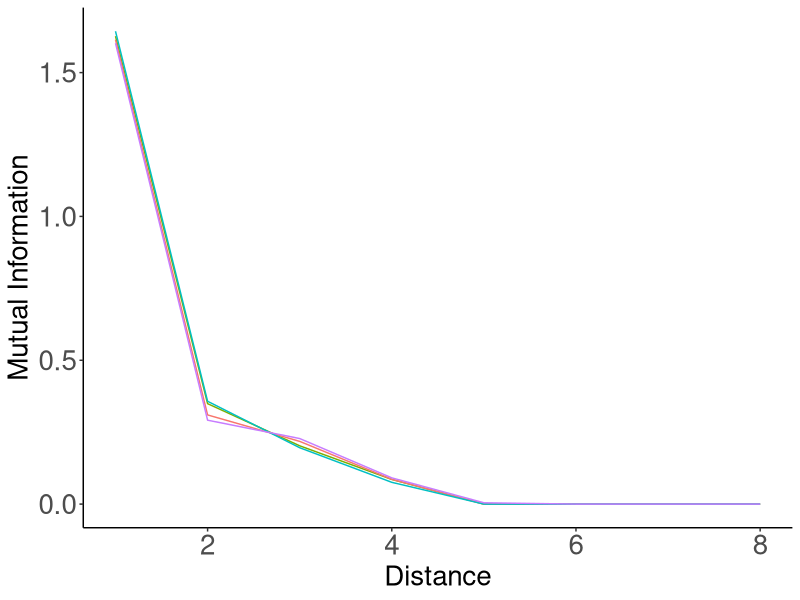
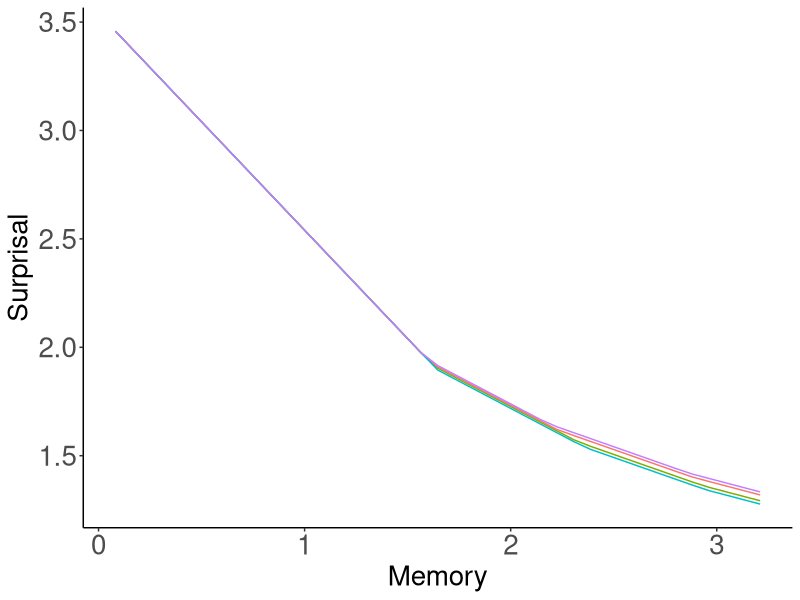
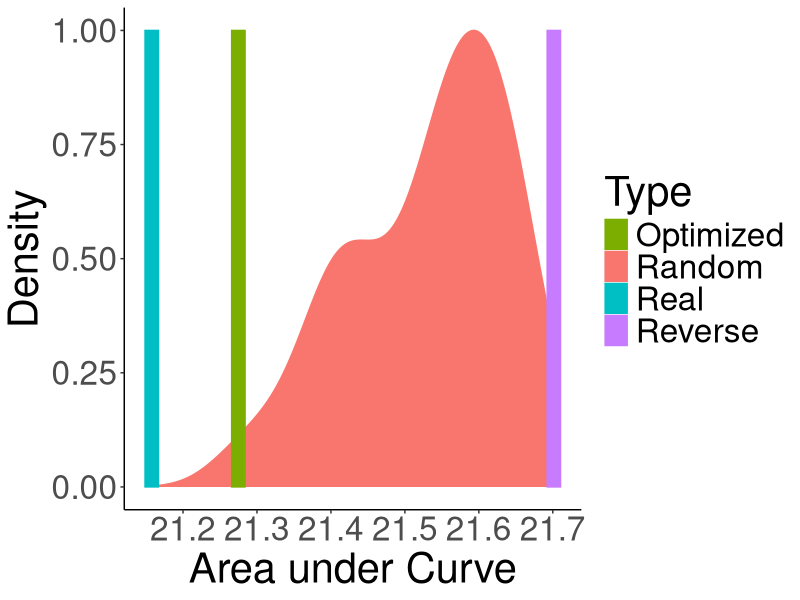

Recreate these plots in R, in order.
library(tidyr)
library(dplyr)
library(ggplot2)


RED = "#F8766D"
GREEN = "#7CAE00"
BLUE = "#00BFC4"
PURPLE = "#C77CFF"
SCALE = c( GREEN, RED, BLUE, PURPLE)
######################################

data = read.csv("results.tsv", sep="\t")
data = data %>% filter(Script == "forWords_Japanese_RandomOrder_FormsPhonemesFull_FullData_Heldout.py")

unigramCE = mean(data$UnigramCE)

data$Type = ifelse(data$Model %in% c("REAL", "RANDOM", "REVERSE"), as.character(data$Model), "Optimized")
data$Type = ifelse(data$Type %in% c("REAL"), "Real", as.character(data$Type))
data$Type = ifelse(data$Type %in% c("RANDOM"), "Random", as.character(data$Type))
data$Type = ifelse(data$Type %in% c("REVERSE"), "Reverse", as.character(data$Type))

data_ = data %>% group_by(Distance, Type) %>% summarise(MI=median(MI))
data_ = data_ %>% filter(Distance <= 7)
plot = ggplot(data_, aes(x=1+Distance, y=MI, color=Type)) + geom_line() #size=2)
plot = plot + theme_bw()
plot = plot + xlab("Distance") + ylab("Mutual Information")
plot = plot + theme(axis.title.x=element_text(size=20), axis.title.y=element_text(size=20), axis.text = element_text(size=20))
plot = plot + theme(panel.grid.major = element_blank(), panel.grid.minor = element_blank(), panel.background = element_blank(), legend.position="none")
plot = plot + theme(axis.line = element_line(colour = "black"),
            panel.grid.major = element_blank(),
                panel.grid.minor = element_blank(),
                panel.border = element_blank(),
                    panel.background = element_blank()) + scale_colour_manual(values=SCALE) + scale_fill_manual(values=SCALE)
ggsave(plot, file=paste("../figures/Japanese-suffixes-byPhonemes-it-heldout.pdf", sep=""), height=4, width=4)

data = read.csv("results_interpolated.tsv", sep="\t")


data = data %>% filter(Script == "forWords_Japanese_RandomOrder_FormsPhonemesFull_FullData_Heldout.py")

data = data %>% group_by(Type, Memory) %>% summarise(Surprisal=unigramCE-median(MI))

plot = ggplot(data, aes(x=Memory, y=Surprisal, color=Type)) + geom_line() #size=2)
plot = plot + theme_bw()
plot = plot + theme(axis.title.x=element_text(size=20), axis.title.y=element_text(size=20), axis.text = element_text(size=20))
plot = plot + theme(panel.grid.major = element_blank(), panel.grid.minor = element_blank(), panel.background = element_blank(), legend.position="none")
plot = plot + theme(axis.line = element_line(colour = "black"),
            panel.grid.major = element_blank(),
                panel.grid.minor = element_blank(),
                panel.border = element_blank(),
                    panel.background = element_blank()) + scale_colour_manual(values=SCALE) + scale_fill_manual(values=SCALE)
ggsave(plot, file=paste("../figures/Japanese-suffixes-byPhonemes-memsurp-heldout.pdf", sep=""), height=4, width=4)


######################################

data = read.csv("results_auc.tsv", sep="\t")
data = data %>% filter(Script == "forWords_Japanese_RandomOrder_FormsPhonemesFull_FullData_Heldout.py")


data$Type = ifelse(data$Model %in% c("REAL", "RANDOM", "REVERSE"), as.character(data$Model), "Optimized")
data$Type = ifelse(data$Type %in% c("REAL"), "Real", as.character(data$Type))
data$Type = ifelse(data$Type %in% c("RANDOM"), "Random", as.character(data$Type))
data$Type = ifelse(data$Type %in% c("REVERSE"), "Reverse", as.character(data$Type))

data_ = data %>% filter(Type %in% c("Real", "Random", "Optimized", "Reverse"))



barWidth = (max(data$AUC) - min(data$AUC))/30

plot = ggplot(data_, aes(x=AUC, fill=Type, color=Type))
plot = plot + theme_classic()
plot = plot + xlab("Area under Curve") + ylab("Density")
plot = plot + theme(text=element_text(size=30))
plot = plot + geom_density(data= data_%>%filter(Type == "Random"), aes(y=..scaled..)) 
plot = plot + geom_bar(data = data_ %>% filter(!(Type %in% c("Random"))) %>% group_by(Type) %>% summarise(AUC=mean(AUC)) %>% mutate(y=1),  aes(y=y, group=Type), width=barWidth, stat="identity", position = position_dodge()) + scale_colour_manual(values=SCALE) + scale_fill_manual(values=SCALE)
ggsave(plot, file=paste("../figures/Japanese-suffixes-byPhonemes-auc-hist-heldout.pdf", sep=""), height=4, width=8)
